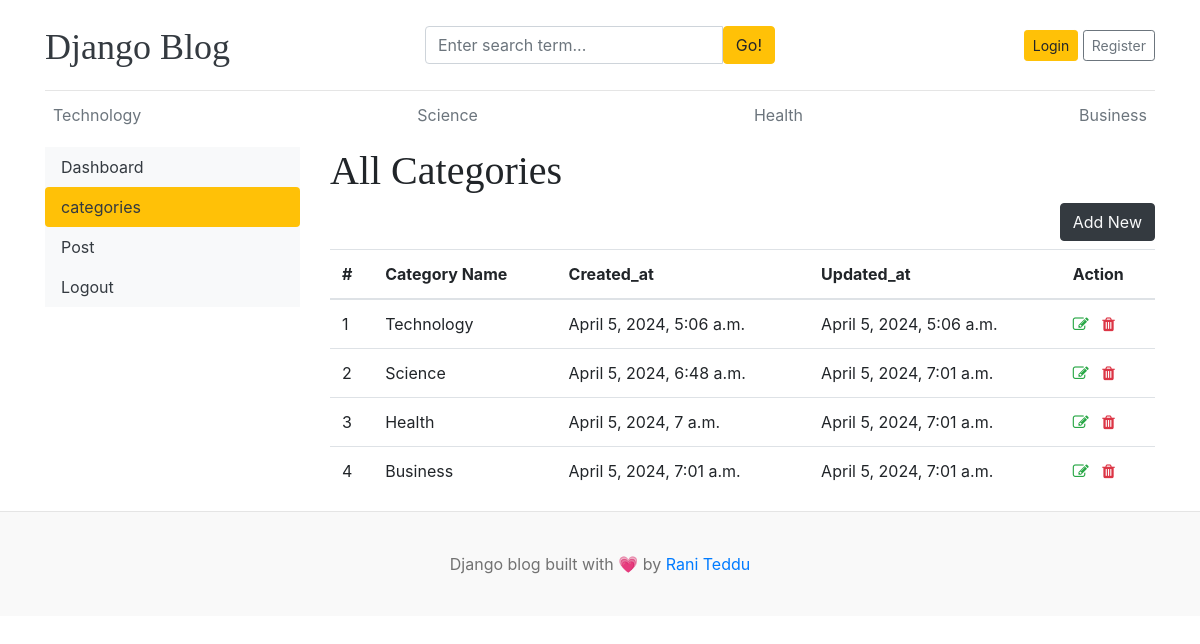
Page /dashboard/categories/ on the earlier database version.
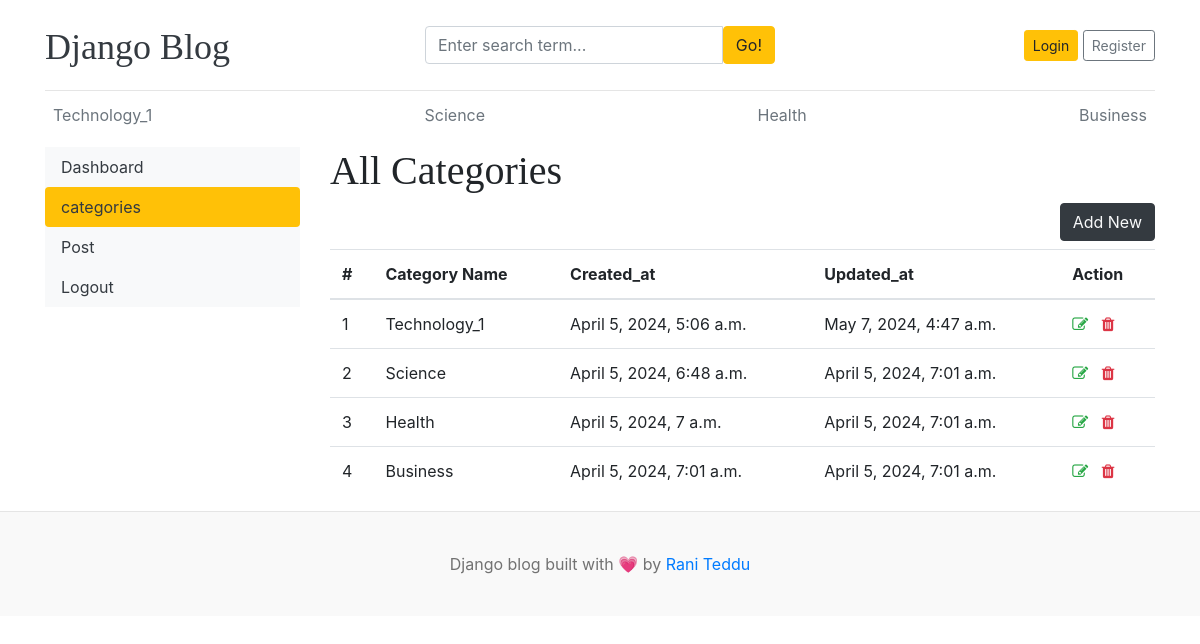
Same page on the later database version.
### blogs/models.py (models this page shows)
class Category(models.Model):
    category_name = models.CharField(max_length=100, unique=True)
    created_at = models.DateTimeField(auto_now_add=True)
    updated_at = models.DateTimeField(auto_now=True)
    def __str__(self):
        return self.category_name
    class Meta:
        verbose_name_plural = 'Categories'

### dashboard/views.py (the view)
# urls.py: path('categories/', views.categories, name='categories'),
def categories(request):
    return render(request, 'dashboard/categories.html')

### blogs/context_processors.py (called while the page is built)
def get_categories(request):
    categories = Category.objects.all()
    return dict(categories=categories)

def get_sociallinks(request):
    social_links = SocialLink.objects.all()
    return dict(social_links=social_links)

### template/dashboard/categories.html (shortened to what this page needs)
{% extends 'base.html' %}
{% block content %}
<div class="container">
    <div class="row">
    {% include 'dashboard/side.html' %}
    <div class="col-md-9">
        <h1>All Categories</h1>
        <a href="{% url 'add_category' %}" class="btn btn-dark text-light float-right mb-2">Add New</a>
        <table class="table table-hover">
            <thead>
              <tr>
                <th scope="col">#</th>
                <th scope="col">Category Name</th>
                <th scope="col">Created_at</th>
                <th scope="col">Updated_at</th>
                <th scope="col">Action</th>
              </tr>
            </thead>
            <tbody>
            {% for cat in categories %}
              <tr>
                <td>{{ forloop.counter }}</td>
                <td>{{ cat }}</td>
                <td>{{ cat.created_at }}</td>
                <td>{{ cat.updated_at }}</td>
                <td>
                    <a href="{% url 'edit_category' cat.id %}" ><i class="fa fa-edit text-success"></i></a>
                    <a href="{% url 'delete_category' cat.id %}"><i class="fa fa-trash text-danger"></i></a>
                </td>
              </tr>
            {% endfor %}
            </tbody>
          </table>
    </div>
    </div>
</div>
{% endblock %}

### template/base.html (shortened to what this page needs)
{% load static %}
<!DOCTYPE html>
<html lang="en">
<head>
    <link href="https://getbootstrap.com/docs/4.0/dist/css/bootstrap.min.css" rel="stylesheet">
    <link href="{% static 'css/blog.css' %}" rel="stylesheet">
    <link rel="stylesheet" href="https://cdnjs.cloudflare.com/ajax/libs/font-awesome/4.7.0/css/font-awesome.min.css">
  </head>
<body>
    <div class="container">
      <header class="blog-header py-3">
        <div class="row flex-nowrap justify-content-between align-items-center">
          <div class="col-4 pt-1">
            <a class="blog-header-logo text-dark" href="/">Django Blog</a>
          </div>
          <div class="col-4">
            <form action="{% url 'search' %}" method="GET">
              <div class="input-group">
                <input class="form-control" type="text" value="{{ keyword }}" placeholder="Enter search term..." name="keyword" aria-label="Enter search term..." aria-describedby="button-search" />
                <button class="btn btn-warning" type="submit" id="button-search" type="button">Go!</button>
              </div>
            </form>
          </div>
          <div class="col-4 d-flex justify-content-end align-items-center">
            {% if not user.is_authenticated%}
            <a class="btn btn-sm btn-warning" href="{% url 'login' %}">Login</a> &nbsp;
            <a class="btn btn-sm btn-outline-secondary" href="{% url 'register' %}">Register</a>
            {% else %}
            <span><a href="{% url 'dashboard' %}">Dasboard</a></span>
            &nbsp;
            <span><a href="{% url 'logout' %}">Logout</a></span>
            {% endif %}
          </div>
        </div>
      </header>
      <div class="nav-scroller py-1 mb-2">
        <nav class="nav d-flex justify-content-between">
          {% for cat in categories %}
          <a class="p-2 text-muted" href="{% url 'posts_by_category' cat.id %}">{{ cat.category_name }}</a>
          {% endfor %}
        </nav>
      </div>
    </div>
{% block content %}
{% endblock %}
  <footer class="blog-footer text-center">
        <p>Django blog built with 💗 by <a href="#">Rani Teddu</a></p>
    </footer>
</body>
</html>

Differences in the rows shown:
changed Category: category_name "Technology" → "Technology_1"; updated_at "April 5, 2024, 5:06 a.m." → "May 7, 2024, 4:47 a.m."
